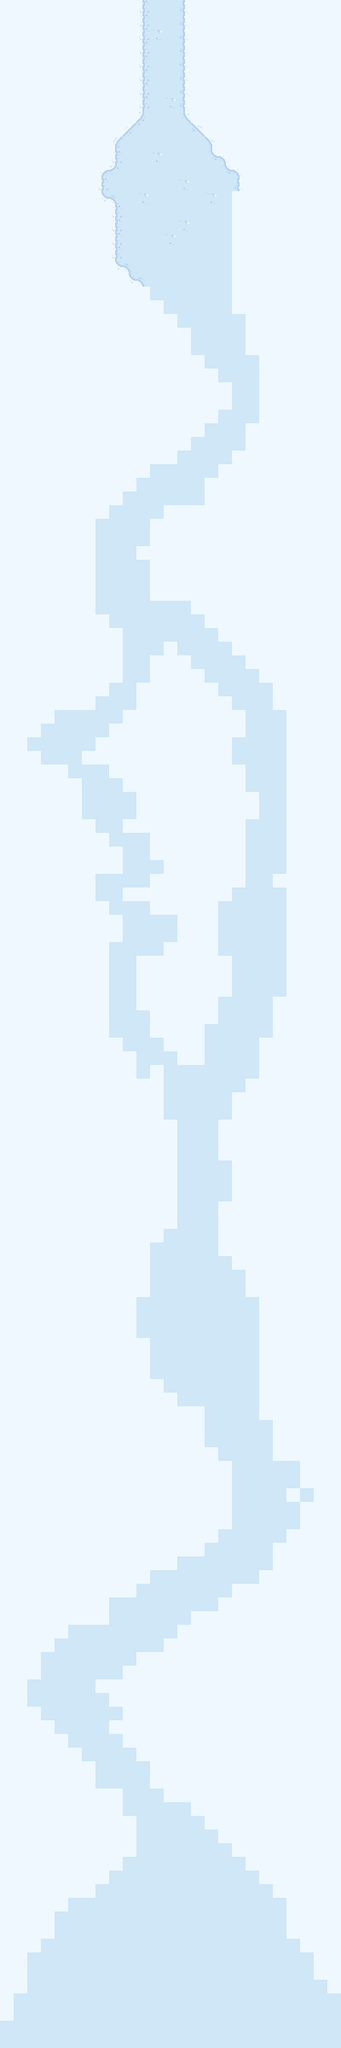

The image is a tile-based game level rendered from a .tmx file. Its description and source (layers, tilesets, objects; grid data summarised) follow:
An orthogonal 25x150 tile map with 16x16 px tiles, 3 tile layers (Fond, Chemin, Arbres).

<map version="1.10" tiledversion="1.11.0" orientation="orthogonal" renderorder="right-down" width="25" height="150" tilewidth="16" tileheight="16" infinite="0" nextlayerid="4" nextobjectid="1">
 <tileset firstgid="1" source="../Sprites/Tiled/sampleSheet.tsx" />
 <layer id="1" name="Fond" width="25" height="150" locked="1">
  <data>[3750 cells, 3750 non-empty, 1 distinct tile ids]</data>
 </layer>
 <layer id="3" name="Chemin" width="25" height="150">
  <data>[3750 cells, 1055 non-empty, 18 distinct tile ids]</data>
 </layer>
 <layer id="2" name="Arbres" width="25" height="150" locked="1">
  <data>[3750 cells, 0 non-empty, 0 distinct tile ids]</data>
 </layer>
</map>
